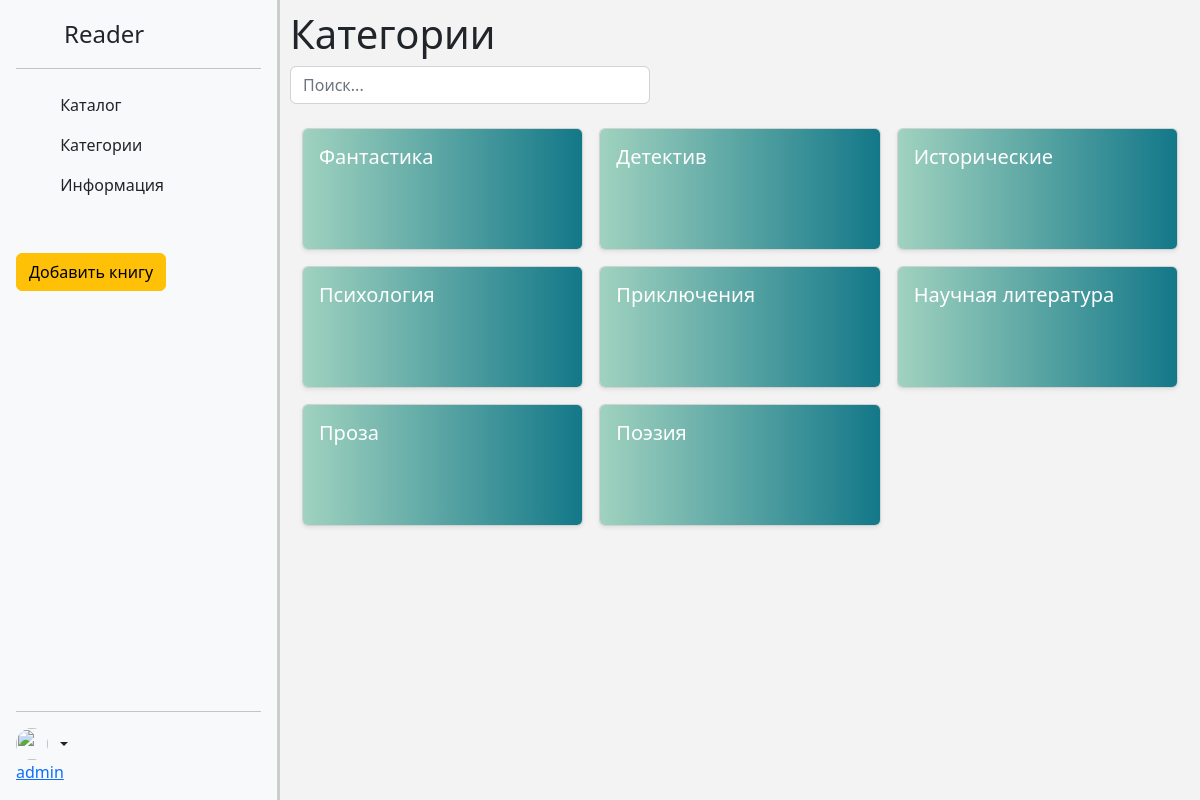
The app's page /viewCategories (signed in) with its own data.
### main/models.py (models this page shows, shortened)
class Categories(models.Model):
    name = models.CharField(max_length=50)

### main/views.py (the view)
# urls.py: path("viewCategories", viewCategories.as_view(), name='viewCategories'),
class viewCategories(View):
    def get(self, request):
        context = {}
        if 'login' in request.session:
            context['name'] = request.session['login']
        context['categories'] = Categories.objects.all()
        return render(request, "main/categories.html", context=context)

### main/templates/main/categories.html (shortened to what this page needs)
{% extends 'base/index.html' %} {% block main %}
<div id="outer-container">
  {% include 'base/header.html' %}
  <div id="content">
    <h1>Категории</h1>
    <input
      id="search"
      type="text"
      class="form-control"
      placeholder="Поиск..."
      style="width: 40%"
    /><br />
    <div class="container">
      <div class="row row-cols-1 row-cols-sm-2 row-cols-md-3 g-3">
        {% for i in categories %}
        <a
          class="cats"
          style="text-decoration: none; color: white"
          href="{% url 'index' %}?id={{i.id}}"
        >
          <div class="col">
            <div class="card shadow-sm">
              <div id="categoryItem" class="card-body">
                <h5>{{i.name}}</h5>
              </div>
            </div>
          </div>
        </a>
        {% endfor %}
      </div>
    </div>
  </div>
</div>
{% endblock main %}

### static/css/style.css (style rules this page uses)
body { background: rgb(243, 243, 243); }
#outer-container { display: table; width: 100%; height: 100%; }
#content { display: table-cell; width: 85%; vertical-align: top; height: 100vh; padding: 10px; }
#categoryItem { height: 120px; background-image: linear-gradient( to right, #a0d2bf 0%, #107687 51%, #a0d2bf 100% ); background-size: 200% auto; transition: 0.5s; cursor: pointer; border-radius: 5px; }

### records on screen
Categories: name "Фантастика"
Categories: name "Детектив"
Categories: name "Исторические"
Categories: name "Психология"
Categories: name "Приключения"
Categories: name "Научная литература"
Categories: name "Проза"
Categories: name "Поэзия"

### other values on screen
{{ name }} "admin"
